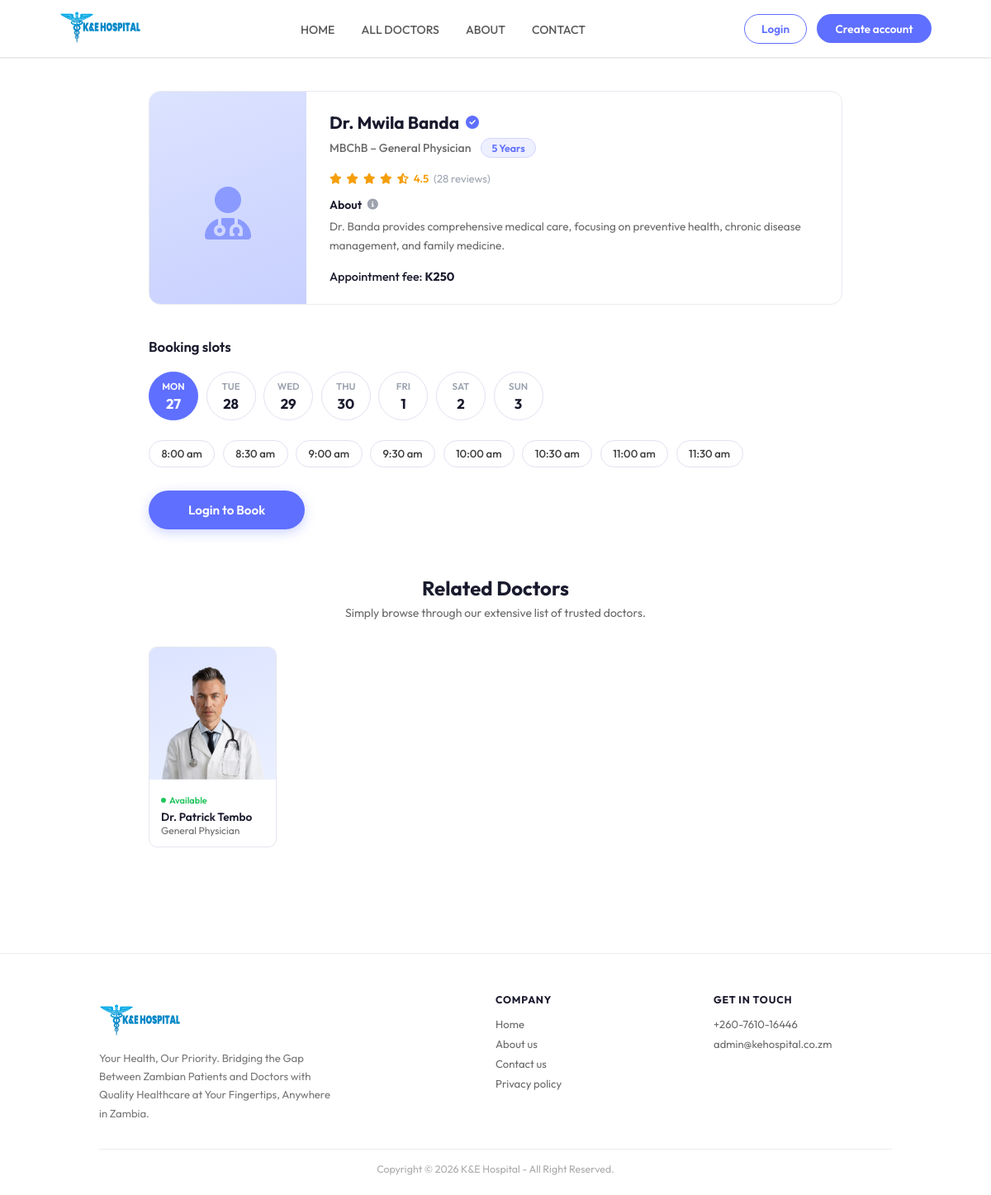
/frontend/appointment.php?doctor=doc1, run on the app's committed database.
### tables this page shows
CREATE TABLE doctors (
    doctor_id VARCHAR(50) PRIMARY KEY,
    name VARCHAR(100) NOT NULL,
    email VARCHAR(100) UNIQUE,
    password VARCHAR(255),  
    profile_image VARCHAR(255) DEFAULT '/frontend/assets/upload_area.png',  
    image_path VARCHAR(255),  
    speciality VARCHAR(100) NOT NULL,
    degree VARCHAR(50) NOT NULL,
    experience VARCHAR(50) NOT NULL,
    about TEXT,
    fees DECIMAL(10, 2) NOT NULL,
    address_line1 VARCHAR(255),
    address_line2 VARCHAR(255),
    consultation_duration INT DEFAULT 30,  
    is_available BOOLEAN DEFAULT TRUE,
    rating DECIMAL(3,2) DEFAULT 0,  
    total_reviews INT DEFAULT 0,
    created_at TIMESTAMP DEFAULT CURRENT_TIMESTAMP,
    updated_at TIMESTAMP DEFAULT CURRENT_TIMESTAMP ON UPDATE CURRENT_TIMESTAMP,
    INDEX idx_speciality (speciality),
    INDEX idx_is_available (is_available),
    INDEX idx_rating (rating)
);

### frontend/appointment.php (the view, shortened to what this page needs)
<?php
$host     = 'localhost';
$dbname   = 'ke_hospital';
$username = 'root';
$password = '';
$is_logged_in  = isset($_SESSION['user_id']);
$doctor_id = isset($_GET['doctor']) ? trim($_GET['doctor']) : '';
$doctor          = array();
$related_doctors = array();
$booked_slots    = array();
$days = array();
for ($i = 0; $i < 7; $i++) {
    $ts      = strtotime('+' . $i . ' days');
    $days[]  = array(
        'ts'    => $ts,
        'day'   => strtoupper(date('D', $ts)),
        'num'   => date('j', $ts),
        'date'  => date('Y-m-d', $ts),
    );
}
$time_slots = array(
    '08:00' => '8:00 am',
    '08:30' => '8:30 am',
    '09:00' => '9:00 am',
    '09:30' => '9:30 am',
    '10:00' => '10:00 am',
    '10:30' => '10:30 am',
    '11:00' => '11:00 am',
    '11:30' => '11:30 am',
);
$selected_date = isset($_POST['selected_date']) ? $_POST['selected_date'] : $days[0]['date'];
$selected_time = isset($_POST['selected_time']) ? $_POST['selected_time'] : '';
try {
    $pdo = new PDO("mysql:host=$host;dbname=$dbname;charset=utf8", $username, $password);
    $pdo->setAttribute(PDO::ATTR_ERRMODE, PDO::ERRMODE_EXCEPTION);
    $pdo->setAttribute(PDO::ATTR_DEFAULT_FETCH_MODE, PDO::FETCH_ASSOC);
    $stmt = $pdo->prepare("SELECT * FROM doctors WHERE doctor_id = ?");
    $stmt->execute(array($doctor_id));
    $doctor = $stmt->fetch();
    $stmt3 = $pdo->prepare("
        SELECT doctor_id, name, speciality, profile_image, is_available
        FROM doctors
        WHERE speciality = ? AND doctor_id != ?
        ORDER BY rating DESC
        LIMIT 5
    ");
    $stmt3->execute(array($doctor['speciality'], $doctor_id));
    $related_doctors = $stmt3->fetchAll();
} catch (PDOException $e) {
    $error_message = 'Database error: ' . $e->getMessage();
    if (empty($doctor)) {
        $doctor = array(
            'doctor_id'    => $doctor_id,
            'name'         => 'Dr. Mwila Banda',
            'profile_image'=> 'assets/doc1.png',
            'speciality'   => 'General Physician',
            'degree'       => 'MBChB',
            'experience'   => '5 Years',
            'about'        => 'Dr. Banda provides comprehensive medical care, focusing on preventive health, chronic disease management, and family medicine.',
            'fees'         => 250,
            'address_line1'=> 'K&E-Hospital',
            'address_line2'=> 'Great East Road, Lusaka',
            'rating'       => 4.5,
            'total_reviews'=> 28,
            'is_available' => 1,
        );
    }
}
$doc_img = isset($doctor['profile_image']) ? $doctor['profile_image'] : '';
if (strpos($doc_img, '/') === 0) $doc_img = ltrim($doc_img, '/');
?>
<!DOCTYPE html>
<html lang="en">
<head>
<link rel="stylesheet" href="https://cdnjs.cloudflare.com/ajax/libs/font-awesome/6.5.0/css/all.min.css">
<link rel="stylesheet" href="./Css/appointment.css">
</head>
<body>
<?php require_once 'navbar.php'; ?>
<div class="page-wrap">
    <div class="doctor-card">
        <div class="doc-photo-col">
            <?php if ($doc_img): ?>
                <div class="doc-photo-fallback" style="display:none;"><i class="fas fa-user-doctor"></i></div>
            <?php else: ?>
                <div class="doc-photo-fallback"><i class="fas fa-user-doctor"></i></div>
            <?php endif; ?>
        </div>
        <div class="doc-info-col">
            <div class="doc-name-row">
                <span class="doc-name"><?php echo htmlspecialchars(isset($doctor['name']) ? $doctor['name'] : ''); ?></span>
                <i class="fas fa-circle-check verified-icon"></i>
            </div>
            <div class="doc-meta-row">
                <span class="doc-degree-spec">
                    <?php echo htmlspecialchars(isset($doctor['degree']) ? $doctor['degree'] : ''); ?>
                    &ndash;
                    <?php echo htmlspecialchars(isset($doctor['speciality']) ? $doctor['speciality'] : ''); ?>
                </span>
                <span class="exp-badge"><?php echo htmlspecialchars(isset($doctor['experience']) ? $doctor['experience'] : ''); ?></span>
            </div>
            <?php if (!empty($doctor['rating']) && $doctor['rating'] > 0): ?>
            <div class="rating-row">
                <?php for ($s = 1; $s <= 5; $s++): ?>
                    <?php if ($s <= floor($doctor['rating'])): ?>
                        <i class="fas fa-star"></i>
                    <?php elseif ($s - $doctor['rating'] < 1): ?>
                        <i class="fas fa-star-half-alt"></i>
                    <?php else: ?>
                        <i class="far fa-star"></i>
                    <?php endif; ?>
                <?php endfor; ?>
                <?php echo number_format($doctor['rating'], 1); ?>
                <span>(<?php echo intval($doctor['total_reviews']); ?> reviews)</span>
            </div>
            <?php endif; ?>
            <div class="about-label" style="margin-top:0.9rem;">
                About <i class="fas fa-circle-info"></i>
            </div>
            <p class="about-text"><?php echo htmlspecialchars(isset($doctor['about']) ? $doctor['about'] : ''); ?></p>
            <div class="fee-row">
                Appointment fee: <strong>K<?php echo number_format(isset($doctor['fees']) ? $doctor['fees'] : 0); ?></strong>
            </div>
        </div>
    </div>
    <div class="booking-section">
        <h2 class="booking-title">Booking slots</h2>
        <form method="POST" action="" id="bookingForm">
            <div class="day-picker">
                <?php foreach ($days as $day): ?>
                <button
                    type="button"
                    class="day-btn <?php echo $day['date'] === $selected_date ? 'active' : ''; ?>"
                    onclick="selectDay('<?php echo $day['date']; ?>', this)"
                >
                    <span class="day-abbr"><?php echo $day['day']; ?></span>
                    <span class="day-num"><?php echo $day['num']; ?></span>
                </button>
                <?php endforeach; ?>
            </div>
            <div class="time-picker" id="timePicker">
                <?php foreach ($time_slots as $val => $label):
                    $is_booked   = isset($booked_slots[$val]);
                    $cls = 'time-btn';
                ?>
                <button
                    type="button"
                    class="<?php echo $cls; ?>"
                    <?php echo $is_booked ? 'disabled title="Already booked"' : ''; ?>
                    onclick="selectTime('<?php echo $val; ?>', this)"
                >
                    <?php echo $label; ?>
                </button>
                <?php endforeach; ?>
            </div>
            <?php if ($is_logged_in): ?>
                <button type="submit" name="book_appointment" class="btn-book" id="bookBtn"
                        <?php echo empty($selected_time) ? 'disabled' : ''; ?>>
                    Book an appointment
                </button>
            <?php else: ?>
                <a href="login.php?redirect=<?php echo urlencode('appointment.php?doctor=' . $doctor_id); ?>" class="btn-book" style="display:inline-flex;">
                    Login to Book
                </a>
            <?php endif; ?>
        </form>
    </div>
    <?php if (!empty($related_doctors)): ?>
    <div class="related-section">
        <div class="related-header">
            <h2>Related Doctors</h2>
            <p>Simply browse through our extensive list of trusted doctors.</p>
        </div>
        <div class="related-grid">
            <?php foreach ($related_doctors as $rel):
                $rel_img = isset($rel['profile_image']) ? ltrim($rel['profile_image'], '/') : '';
                $rel_fallback = 'https://placehold.co/200x200/dce3ff/5f6fff?text=Dr';
            ?>
            <a href="appointment.php?doctor=<?php echo urlencode($rel['doctor_id']); ?>" class="rel-card">
                <div class="rel-img-wrap">
                    <?php if ($rel_img): ?>
                        <img
                            src="<?php echo htmlspecialchars($rel_img); ?>"
                            alt="<?php echo htmlspecialchars($rel['name']); ?>"
                            onerror="this.src='<?php echo $rel_fallback; ?>'">
                    <?php else: ?>
                        <div class="rel-img-fallback"><i class="fas fa-user-doctor"></i></div>
                    <?php endif; ?>
                </div>
                <div class="rel-body">
                    <?php if ($rel['is_available']): ?>
                    <div class="rel-avail">Available</div>
                    <?php endif; ?>
                    <div class="rel-name"><?php echo htmlspecialchars($rel['name']); ?></div>
                    <div class="rel-spec"><?php echo htmlspecialchars($rel['speciality']); ?></div>
                </div>
            </a>
            <?php endforeach; ?>
        </div>
    </div>
    <?php endif; ?>
</div>
<footer>
    <div class="footer-grid">
        <div>
            <div >
                <div ><img src="assets/logo.svg" width="100px" alt=""></div>
            </div>
            <p class="footer-desc">Your Health, Our Priority. Bridging the Gap Between Zambian Patients and Doctors with Quality Healthcare at Your Fingertips, Anywhere in Zambia.</p>
        </div>
        <div class="footer-col">
            <h4>Company</h4>
            <ul>
                <li><a href="index.php">Home</a></li>
                <li><a href="about.php">About us</a></li>
                <li><a href="contact.php">Contact us</a></li>
                <li><a href="privacy.php">Privacy policy</a></li>
            </ul>
        </div>
        <div class="footer-col">
            <h4>Get In Touch</h4>
            <ul>
                <li>+260-7610-16446</li>
                <li>admin@kehospital.co.zm</li>
            </ul>
        </div>
    </div>
    <div class="footer-bottom">
        Copyright &copy; <?php echo date('Y'); ?> K&amp;E Hospital - All Right Reserved.
    </div>
</footer>
</body>
</html>

### data on the page
doctors: name "Dr. Mwila Banda", degree "MBChB", speciality "General Physician", experience "5 Years", rating "4.5", total_reviews "28", about "Dr. Banda provides comprehensive medical care, focusing on preventive health, chronic disease management, and family medicine.", fees "250"
doctors: profile_image (picture), is_available "Available", name "Dr. Patrick Tembo", speciality "General Physician"

### other printed values
$day['day'] "MON"
$day['num'] "27"
$day['day'] "TUE"
$day['num'] "28"
$day['day'] "WED"
$day['num'] "29"
$day['day'] "THU"
$day['num'] "30"
$day['day'] "FRI"
$day['num'] "1"
$day['day'] "SAT"
$day['num'] "2"
$day['day'] "SUN"
$day['num'] "3"
$label "8:00 am"
